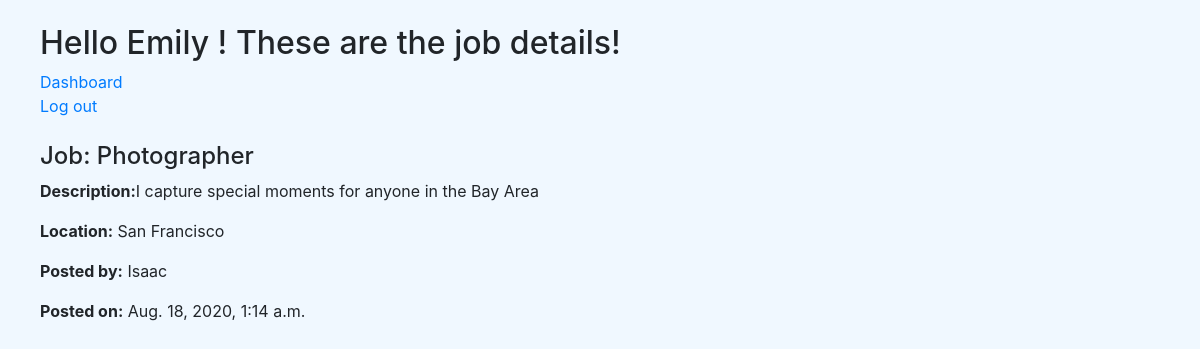
The app's page /jobs/6 (signed in) with its own data.
### main/models.py (models this page shows)
class User(models.Model):
    first_name=models.CharField(max_length=60)
    last_name=models.CharField(max_length=60)
    email=models.EmailField(max_length=50)
    password=models.CharField(max_length=30)
    created_at=models.DateTimeField(auto_now_add=True)
    updated_at=models.DateTimeField(auto_now=True)
    objects=UserManager()   ##dont forget to create objects

class Job(models.Model):
    title=models.CharField(max_length=70)
    description=models.TextField(max_length=200)
    location=models.CharField(max_length=100)
    created_at=models.DateTimeField(auto_now_add=True)
    updated_at=models.DateTimeField(auto_now=True)
    user=models.ForeignKey(User, on_delete=models.CASCADE)
    objects=JobManager()######DONT FORGET TO ADD AFTER ADDING SECOND VALIDATIONS ####

### main/views.py (the view)
# urls.py: path("jobs/<int:job_id>", views.view_job_page),
def view_job_page(request, job_id):
    context={
        "job": Job.objects.get(id=job_id),
        "user": User.objects.get(id=request.session["user_id"])
    }
    return render(request, "view_job_page.html", context)

### main/templates/view_job_page.html (shortened to what this page needs)
<!DOCTYPE html>
<html lang="en">
<head>
    <link rel="stylesheet" href="https://stackpath.bootstrapcdn.com/bootstrap/4.5.2/css/bootstrap.min.css">
</head>
<div class="background">
<body>
<div class="body">
    <br>
    <h2 class="display-8">Hello {{user.first_name}} ! These are the job details!</h2>
    <div><a href="/dashboard">Dashboard</a></div>
    <div><a href="/">Log out</a></div>
   <br>
    <h4>Job: {{job.title}}</h4>
    <p><b>Description:</b>{{job.description}}</p>
    <p><b>Location:</b> {{job.location}}</p>
    <p><b>Posted by:</b> {{job.user.first_name}}</p>
    <p><b>Posted on:</b> {{job.created_at}}</p>
</div>
</div>
</body>
</html>

### main/templates/view_job_page.html (style rules this page uses)
.background { background-color: aliceblue; min-width: 900px; min-height: 1200px; }
.body { margin-left: 40px; }

### records on screen
User: first_name "Emily"
Job: title "Photographer", description "I capture special moments for anyone in the Bay Area", location "San Francisco", user.first_name "Isaac", created_at "Aug. 18, 2020, 1:14 a.m."
